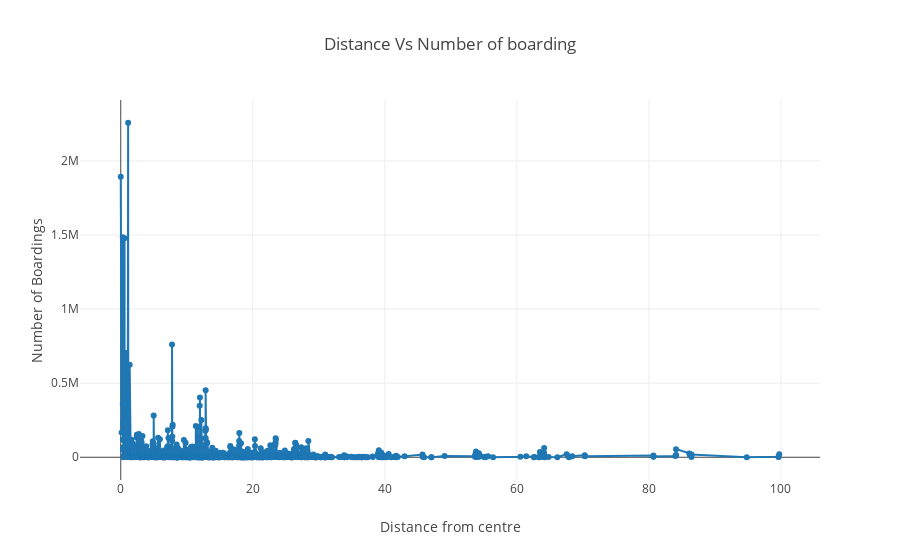

Notebook source saved alongside this figure:
### Code cell
import plotly.graph_objs as go
from plotly.offline import iplot

trace0 = go.Scatter(
    x = bb_grp['dist_from_centre'],
    y = bb_grp['NumberOfBoardings'],mode = 'lines+markers',name = 'X2 King William St')

data1 = [trace0]
layout = dict(title = 'Distance Vs Number of boarding',
              xaxis = dict(title = 'Distance from centre'),
              yaxis = dict(title = 'Number of Boardings'))
fig = dict(data=data1, layout=layout)
iplot(fig)

### Figure 1 — Plotly figure (JSON) as saved in the notebook; plotly's stock layout.template omitted (floating-point values rounded to 4 significant figures; data arrays with more than 128 entries replaced by an {"elided": "..."} marker saying what was removed)
{"data": [{"mode": "lines+markers", "name": "X2 King William St", "type": "scatter", "uid": "6599f7c8-a6b1-11eb-80cc-0f40ff955ebb", "x": {"elided": "2397 float values"}, "y": {"elided": "2397 int values"}}], "layout": {"title": "Distance Vs Number of boarding", "xaxis": {"title": "Distance from centre"}, "yaxis": {"title": "Number of Boardings"}}}
